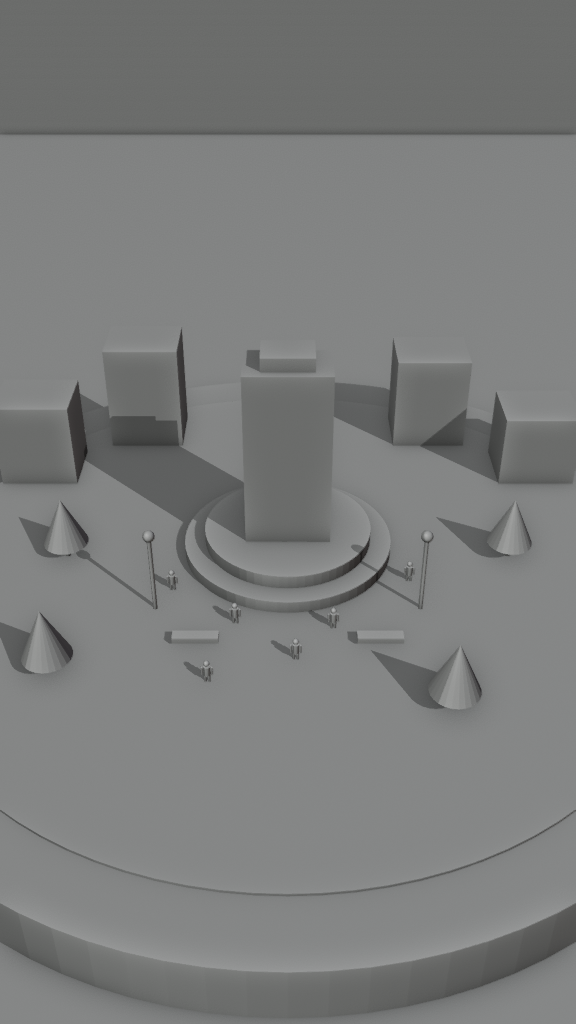
#> input picture templates/me/first_frame.png, 576 x 1024 px
$ python endcard.py ../templates/me/clay-strip.jpg ../templates/me/first_frame.png ../templates/me/first_frame.png ../templates/me/first_frame.png ../templates/me/first_frame.png
#> lines starting #> are read from the running program, lines starting #| are printed output that depends on the picture
"""End card: the shop name and one call-to-action line over a blurred, darkened frame. 576x1024 PNG.
python endcard.py "<Shop name>" "<line>" background.png out.png [font_path]"""
import sys
from PIL import Image, ImageDraw, ImageEnhance, ImageFilter, ImageFont
name, line, bg, out = sys.argv[1:5]
font_path = sys.argv[5] if len(sys.argv) > 5 else "/System/Library/Fonts/Avenir Next.ttc"   # demo only; ship an OFL font
W, H = 576, 1024
img = Image.open(bg).convert("RGB").resize((W, H)).filter(ImageFilter.GaussianBlur(18))
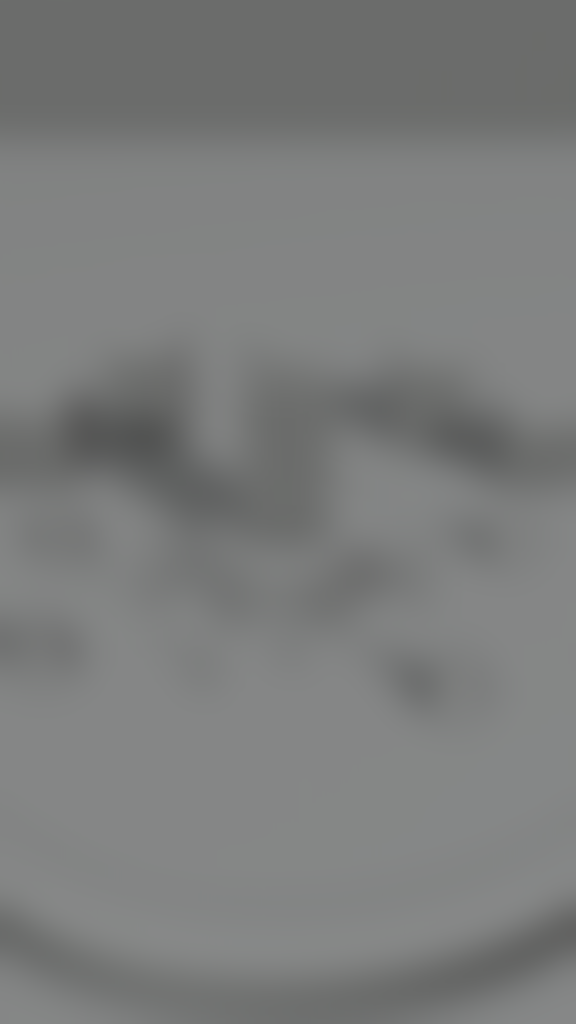
#> img: PIL image 576x1024 RGB; mean R, G, B 123.2, 124.5, 124
img = ImageEnhance.Brightness(img).enhance(0.45)
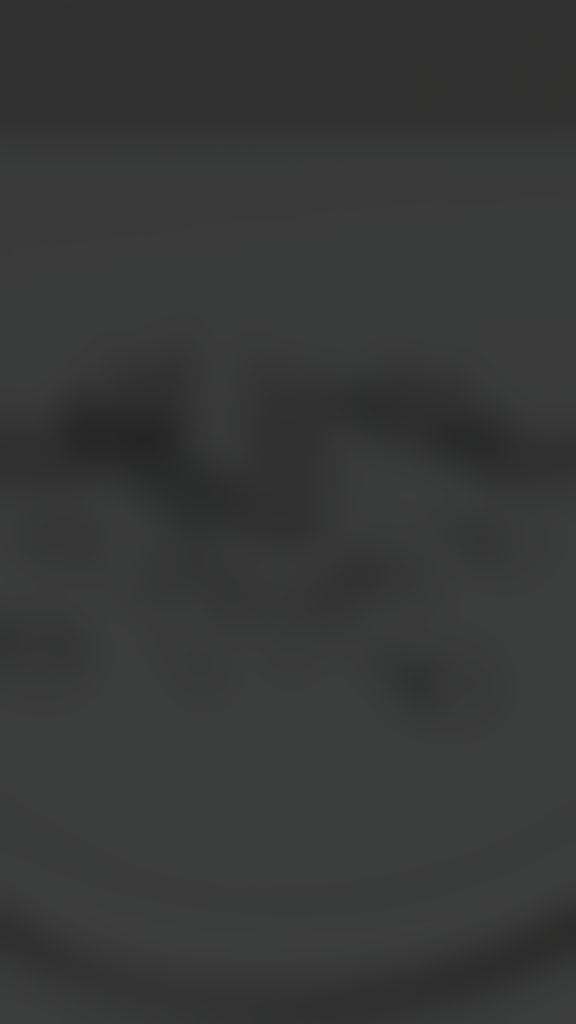
#> img: PIL image 576x1024 RGB; mean R, G, B 54.9, 55.5, 55.3
d = ImageDraw.Draw(img)
def fit(text, size, idx, maxw):
#> called with text = '../templates/me/clay-strip.jpg', size = 64, idx = 0, maxw = 512
    f = ImageFont.truetype(font_path, size, index=idx)
    while d.textlength(text, font=f) > maxw and size > 24:
        size -= 2; f = ImageFont.truetype(font_path, size, index=idx)
#> this loop made 15 passes
#> size on passes 1 to 12: 62, 60, 58, 56, 54, 52, 50, 48, 46, 44, 42, 40
#> after the loop, size = 34
    return f
fn, fl = fit(name, 64, 0, W - 64), fit(line, 30, 0, W - 96)
d.text(((W - d.textlength(name, font=fn)) / 2, H * 0.43), name, font=fn, fill=(255, 255, 255))
d.text(((W - d.textlength(line, font=fl)) / 2, H * 0.43 + fn.size + 28), line, font=fl, fill=(235, 225, 210))
img.save(out)
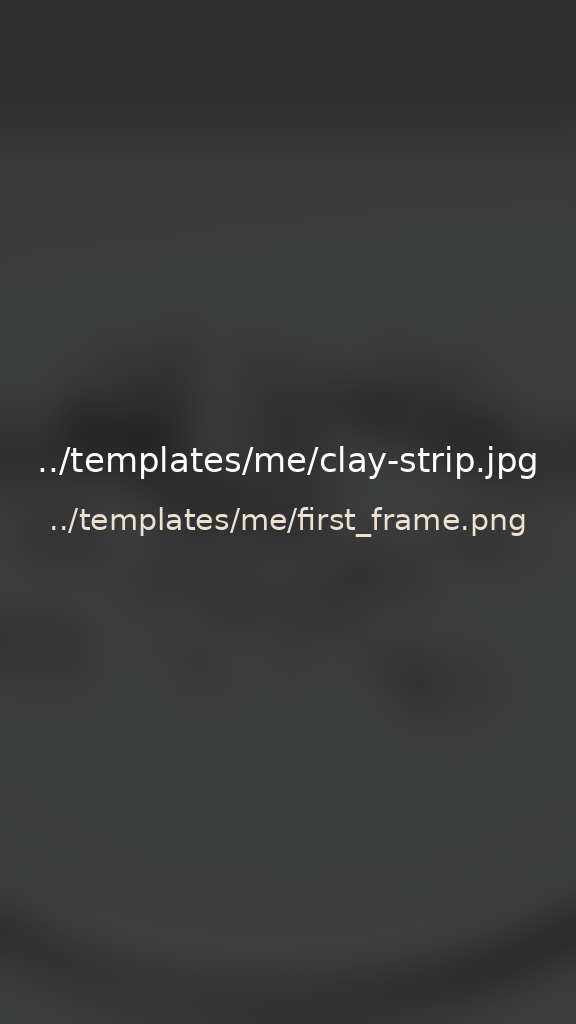
#> saved as first_frame.png: PIL image 576x1024 RGB; mean R, G, B 57.1, 57.7, 57.4
